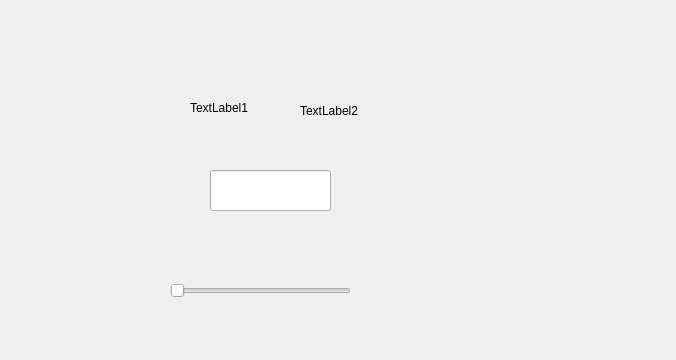
<?xml version="1.0" encoding="UTF-8"?>
<ui version="4.0">
 <class>Dialog</class>
 <widget class="QDialog" name="Dialog">
  <property name="geometry">
   <rect>
    <x>0</x>
    <y>0</y>
    <width>676</width>
    <height>360</height>
   </rect>
  </property>
  <property name="windowTitle">
   <string>Dialog</string>
  </property>
  <widget class="QSlider" name="horizontalSlider">
   <property name="geometry">
    <rect>
     <x>170</x>
     <y>270</y>
     <width>181</width>
     <height>41</height>
    </rect>
   </property>
   <property name="orientation">
    <enum>Qt::Horizontal</enum>
   </property>
  </widget>
  <widget class="QLineEdit" name="lineEdit_2">
   <property name="geometry">
    <rect>
     <x>210</x>
     <y>170</y>
     <width>121</width>
     <height>41</height>
    </rect>
   </property>
  </widget>
  <widget class="QLabel" name="label">
   <property name="geometry">
    <rect>
     <x>190</x>
     <y>100</y>
     <width>61</width>
     <height>16</height>
    </rect>
   </property>
   <property name="text">
    <string>TextLabel1</string>
   </property>
  </widget>
  <widget class="QLabel" name="label_2">
   <property name="geometry">
    <rect>
     <x>300</x>
     <y>100</y>
     <width>71</width>
     <height>21</height>
    </rect>
   </property>
   <property name="text">
    <string>TextLabel2</string>
   </property>
  </widget>
 </widget>
 <resources/>
 <connections/>
</ui>
